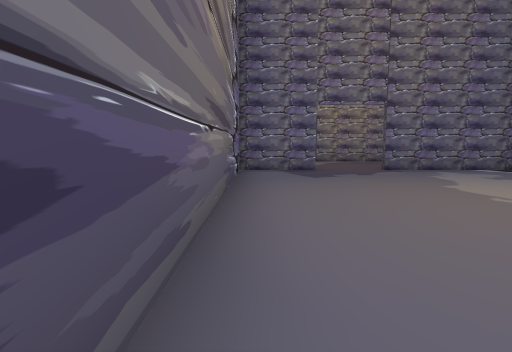
[1] (above)

24 first-person views from a walk through a 3-D level made in the Godot game engine. The camera is 1.2 m above the floor, tilts 6° down and sees 80° across. The floor is counted in squares, 2 m on a side. Each view is taken from the middle of a square. On the plan, view 1 faces up. The plan holds only what a view shows up to about 9 squares ahead; the rest is blank. Characters and animated objects are not drawn. Some surface patterns are stand-ins.

[2]
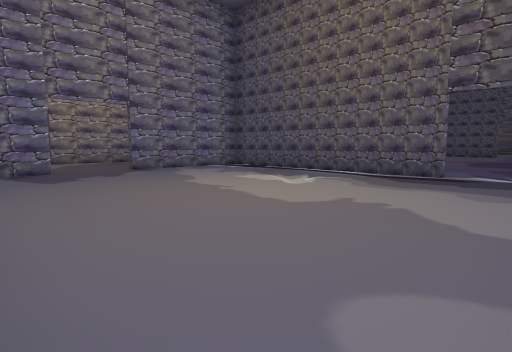

[3]
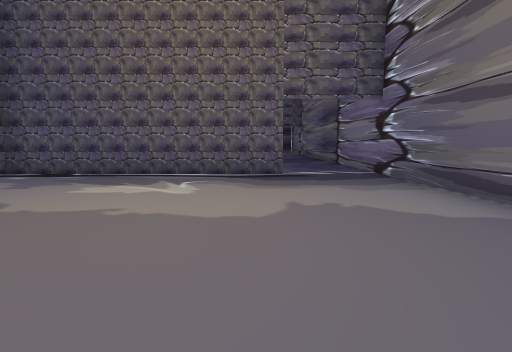

[4]
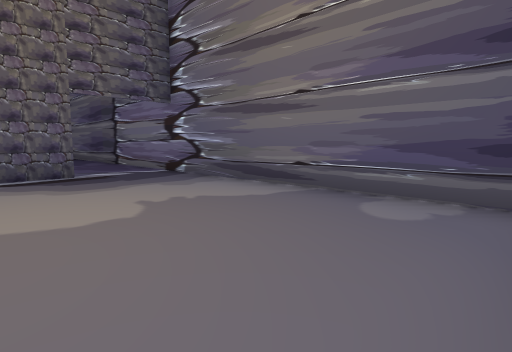

[5]
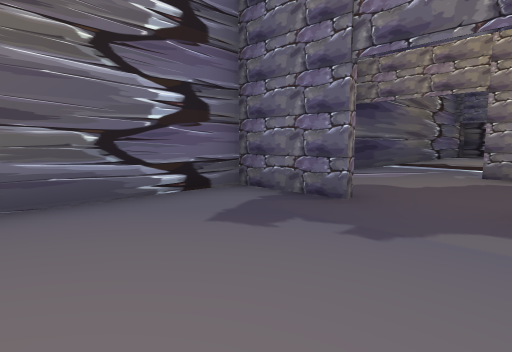

[6]
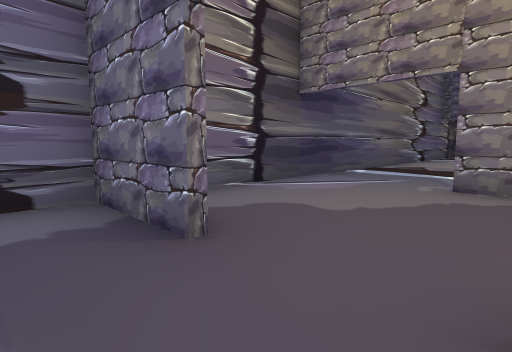

[7]
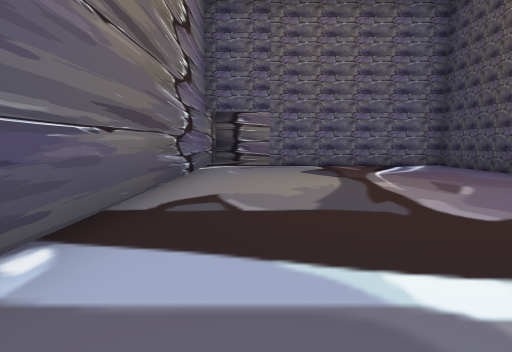

[8]
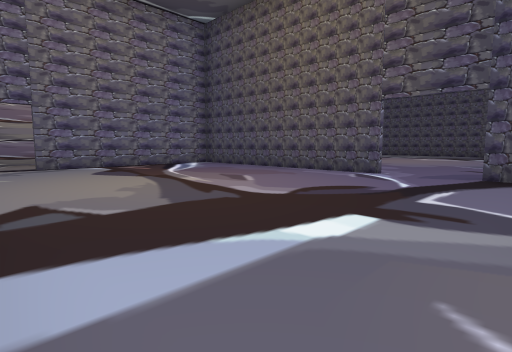

[9]
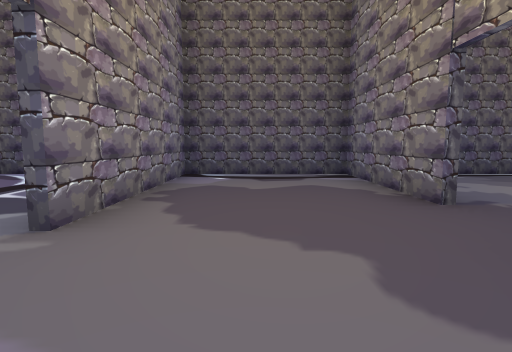

[10]
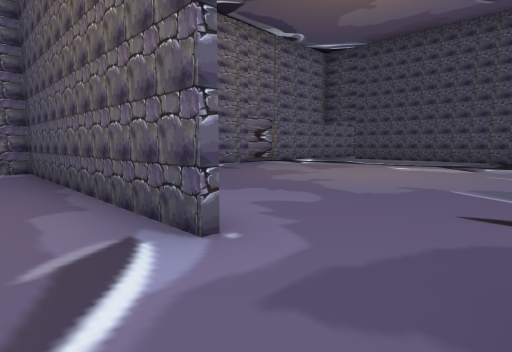

[11]
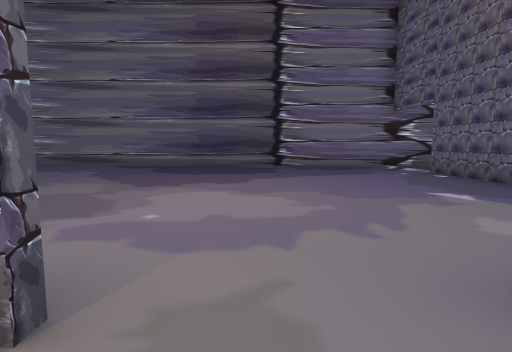

[12]
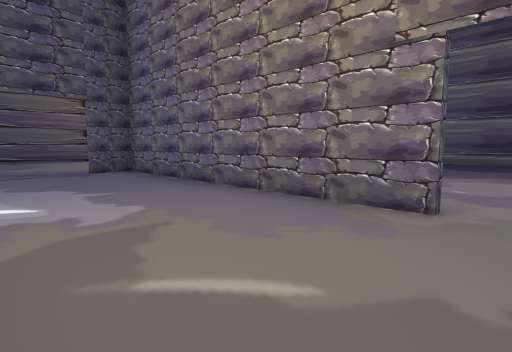

[13]
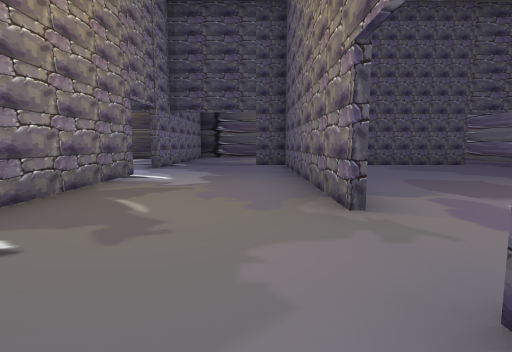

[14]
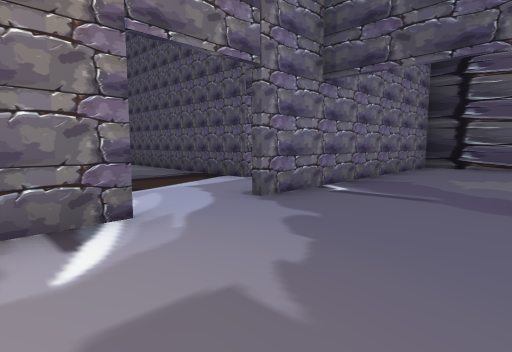

[15]
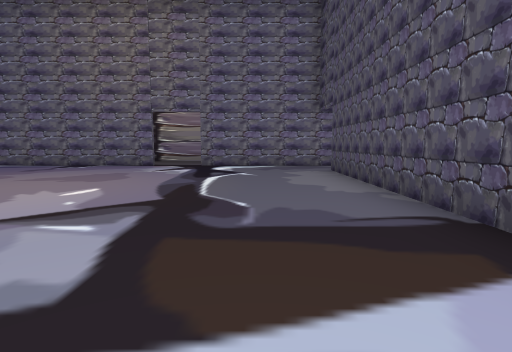

[16]
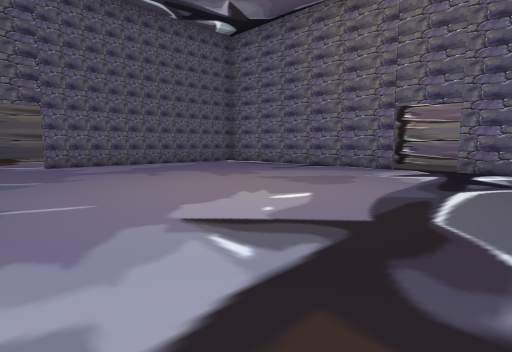

[17]
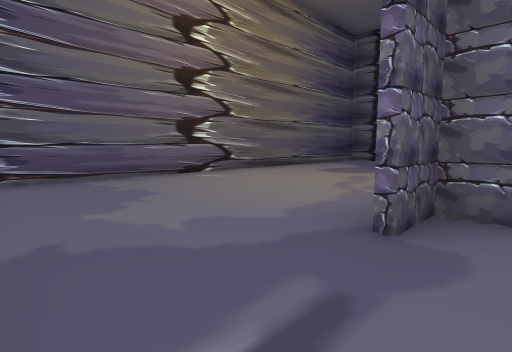

[18]
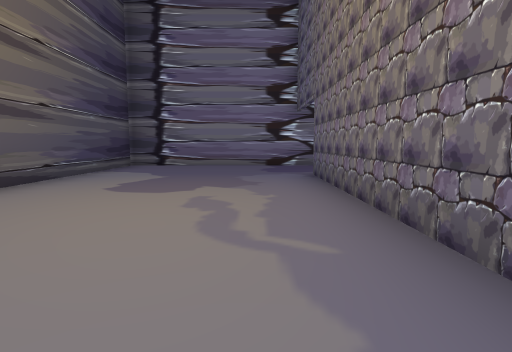

[19]
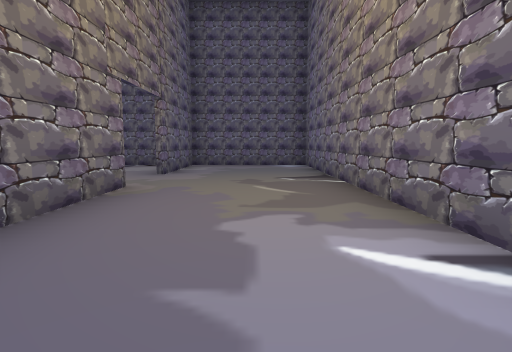

[20]
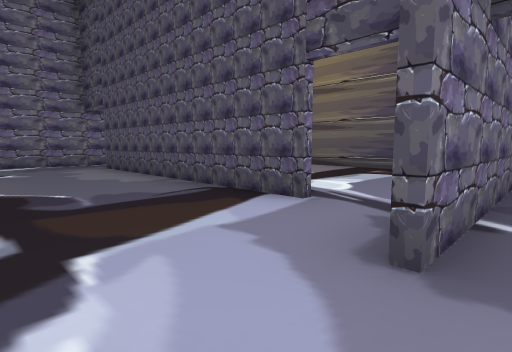

[21]
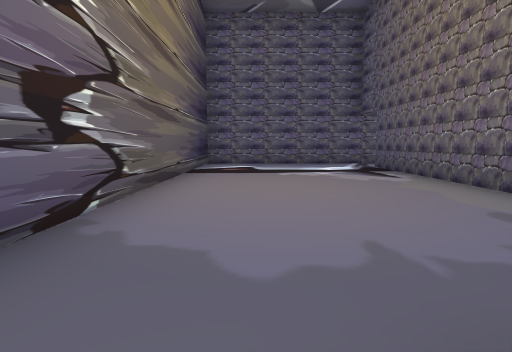

[22]
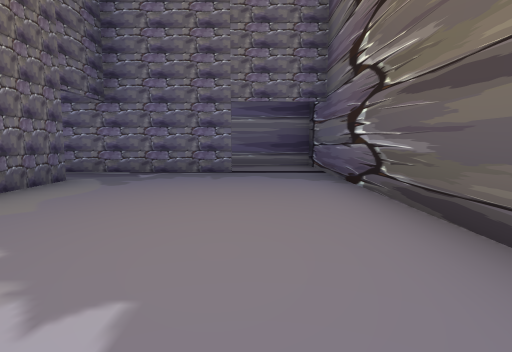

[23]
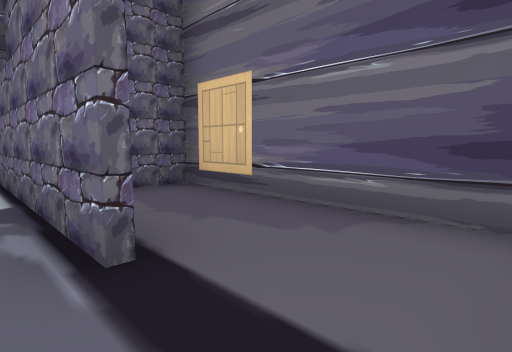

[24]
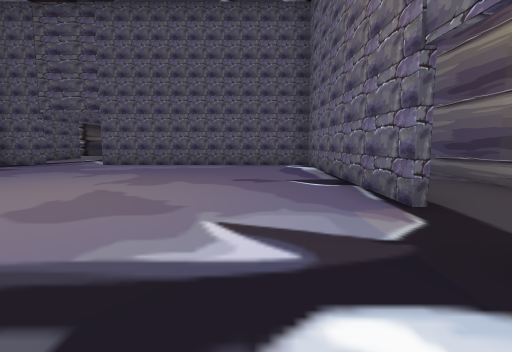

### Floor plan
Ten units are one square. View 1 is at (0, 0); x grows to the right and y downward. Boxes are objects, and circles mark ways between rooms. Rooms are numbered by the first view taken in them; rooms with no view inside come last. Other rooms are left out.
<svg viewBox="-9 -225 229 235">
<path fill="none" stroke="#000" d="M61 -14 61 -69M14 -70 -4 -70 -4 -4M2 5 64 5M63 -70 29 -70M61 -135 61 -195 14 -195M61 -115 61 -120M63 -104 20 -104M29 -72 61 -72M61 -69 61 -104M-4 -200 -4 -84M169 -68 169 -21M167 -20 167 -49M106 -72 167 -72 167 -80M141 -104 63 -104 63 -70M63 -63 63 -53M63 -36 63 -14M63 -72 90 -72M64 5 215 5 215 -104 155 -104M122 -195 63 -195 63 -135M167 -119 167 -180M166 -195 134 -195M63 -120 63 -104M215 -194 215 -216 169 -216 169 -206M169 -180 169 -119M195 -195 166 -195M215 -110 215 -194"/>
<circle cx="20" cy="-70" r="3" fill="#2a7"/>
<circle cx="60" cy="-5" r="3" fill="#2a7"/>
<circle cx="60" cy="-125" r="3" fill="#2a7"/>
<circle cx="150" cy="-110" r="3" fill="#2a7"/>
<circle cx="170" cy="-120" r="3" fill="#2a7"/>
<circle cx="170" cy="-185" r="3" fill="#2a7"/>
<circle cx="205" cy="-200" r="3" fill="#2a7"/>
<text x="30" y="-30">1</text>
<text x="30" y="-130">2</text>
<text x="140" y="-50">3</text>
<text x="120" y="-150">4</text>
<text x="200" y="-210">5</text>
<text x="190" y="-160">6</text>
</svg>
Room 1 opens to room 2. Room 1 opens to room 3. Room 2 opens to room 4. Room 3 opens to room 4. Room 4 opens to room 6. Room 5 opens to room 6.

Where each view was taken, in squares from view 1:
view 1: 0 up, 0 right, facing up
view 2: 0 up, 0 right, facing up-right
view 3: 2 up, 0 right, facing right
view 4: 3 up, 0 right, facing down-right
view 5: 4 up, 3 right, facing up-left
view 6: 6 up, 3 right, facing up-left
view 7: 11 up, 1 right, facing up
view 8: 11 up, 0 right, facing up-right
view 9: 9 up, 0 right, facing right
view 10: 12 up, 5 right, facing up-right
view 11: 8 up, 10 right, facing down
view 12: 10 up, 10 right, facing down-right
view 13: 8 up, 8 right, facing right
view 14: 8 up, 13 right, facing up-right
view 15: 11 up, 15 right, facing up
view 16: 12 up, 15 right, facing up-left
view 17: 10 up, 16 right, facing down-right
view 18: 8 up, 18 right, facing down
view 19: 9 up, 15 right, facing left
view 20: 10 up, 14 right, facing up-right
view 21: 20 up, 20 right, facing down
view 22: 13 up, 20 right, facing up
view 23: 19 up, 21 right, facing up-left
view 24: 18 up, 15 right, facing left
